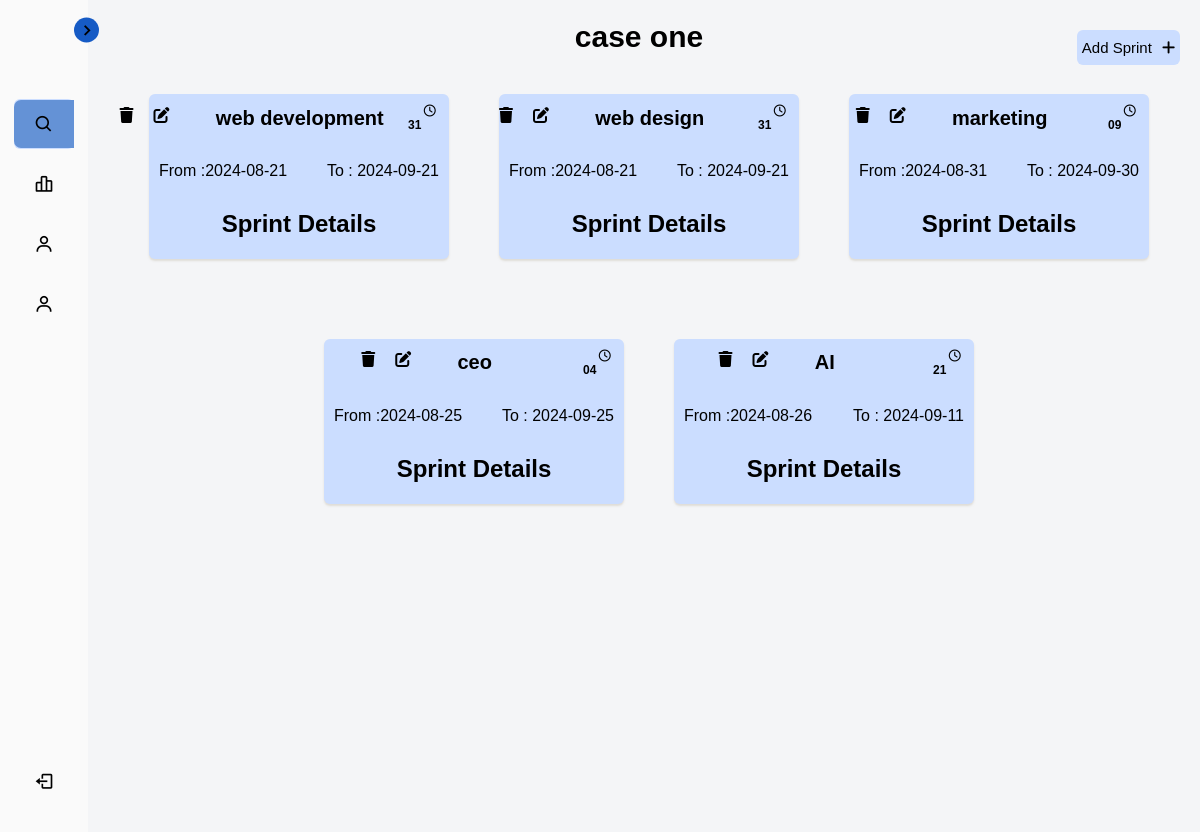
The app's page /user/project_details.php?project_id=37 (signed in) with its own data.
### tables this page shows
CREATE TABLE `projects` (
  `project_id` int(11) NOT NULL,
  `project_name` varchar(255) NOT NULL,
  `user_id` int(11) NOT NULL
);

CREATE TABLE `sprints` (
  `sprint_id` int(11) NOT NULL,
  `sprint_name` varchar(255) NOT NULL,
  `sprint_start` date NOT NULL,
  `sprint_end` date NOT NULL,
  `project_id` int(11) NOT NULL
);

### user/project_details.php (the view, shortened to what this page needs)
<?php
include 'connection.php';
$search=false;
if(isset($_GET['project_id'])){
    $project_id=$_GET['project_id'];
    $select_project="SELECT * FROM `projects` WHERE `project_id` = $project_id";
    $run_project=mysqli_query($connect,$select_project);
    $fetch=mysqli_fetch_assoc($run_project);
    $name_project=$fetch['project_name'];
$select_sprint="SELECT * FROM `sprints` WHERE `project_id` =$project_id";
$run_sprint=mysqli_query($connect,$select_sprint);
}
$project_id=$_SESSION['project'];
?>
<!DOCTYPE html>
<html lang="en">
<head>
    <link rel="stylesheet" href="./css/sprintss.css">
    <link href='https://unpkg.com/boxicons@2.1.1/css/boxicons.min.css' rel='stylesheet'>
    <link rel="stylesheet" href="https://cdnjs.cloudflare.com/ajax/libs/font-awesome/6.6.0/css/all.min.css"
 />
</head>
<body>
<nav class="sidebar close">
        <header>
            <div class="image-text">
            </div>
            <i class='bx bx-chevron-right toggle'></i>
        </header>
        <div class="menu-bar">
            <div class="menu">
<li class="search-box">
                    <form action="" class="ser" method="POST">
                        <button name="search_btn" type="submit" class="ser-btn">
                            <i class='bx bx-search icon'></i>
                       </button>
                    </form>
                </li>
                <ul class="menu-links">
                    <li class="nav-link">
                        <a href="./dashboard2.php">
                            <i class='bx bx-bar-chart-alt-2 icon'></i>
                        </a>
                    </li>
                    <li class="nav-link">
                        <a href="./profile.php">
                            <i class='bx bx-user icon'></i>
                        </a>
                    </li>
                    <div class="p-m" >
                        <li class="nav-link">
                            <a href="#" class="project-members-link">
                                <i class='bx bx-user icon'></i>
                            </a>
                        </li>
                    </div>
            </div>
            <div class="bottom-content">
                <li class="">
                    <a href="#">
                        <i class='bx bx-log-out icon'></i>
                    </a>
                </li>
            </div>
        </div>
    </nav>
    <section class="home">
        <div class="main-top">
        <h2 class="category">
            <?php echo $name_project; ?> </h2>
<div class="bts">
<a href="add_sprint.php?pid=<?php echo $project_id?>" class="add-btn2">
    Add Sprint
    <i class="fa-solid fa-plus" style="margin-left: 10px;"></i>
</a>
</div>
</div>
<?php if ($search) { ?>
<div class="container bootstrap snippets bootdeys">
    <?php foreach($run_select_search as $data){
        $time= $data['sprint_end'];
        $end_time=strtotime("$time");
        $time_now=strtotime("today");
        ?>
<div class="row">
    <div class="col-md-4 col-sm-6 content-card">
        <div class="card-big-shadow">
            <div class="card card-just-text" data-background="color" data-color="blue" data-radius="none">
                <div class="content">
                    <div class="hehe">
                        <div class="del-edit">
                        <div class="mini-del-edit">
                        <a href="project_details.php?delete=<?php echo $data[ 'sprint_id']?>">delete </a>
                        <a href="add_sprint.php?pid=<?php echo $project_id ?>&&sprint_id=<?php echo $data[ 'sprint_id']?>">edit </a>
                        </div>
                        <h2 class="description"> <?php echo $data['sprint_name']; ?></h2>
                        </div>
                        <?php if($time_now<$end_time) {
                            $days_left=$end_time-$time_now;
                            ?>
                                    <h1><i class="fa-regular fa-clock" style="margin-left: 30px;"></i> <?php echo date("d",$days_left);?></h1>
                                    <?php }else{?>
                                        <h1><i class="fa-regular fa-clock" style="margin-left: 30px;"></i> end</h1>
                                        <?php } ?>
                                    </div>
                                    <div class="view-task">
                                    <span>From :<?php echo $data['sprint_start']; ?></span>
                                    <span>To : <?php echo $data['sprint_end'];?></span>
                                    <!-- <a href="../html/task details.html">
                                        <span>
                                            <i class="fa-solid fa-circle-info" style="color: black;"></i>
                                        </span>
                                    </a> -->
                                </div>
                                <h4 class="title"><a href="sprint_details.php?project_id=<?php echo $project_id ?>&&sprint_id=<?php echo $data['sprint_id']?>">Sprint Details</a></h4>
                            </div>
                            </div>
                    </div>
                </div>
            </div>
            <?php }?>
            <?php } else {?>
<div class="container bootstrap snippets bootdeys">
    <?php foreach($run_sprint as $data){
        $time= $data['sprint_end'];
        $end_time=strtotime("$time");
        $time_now=strtotime("today");
        ?>
<div class="row">
    <div class="col-md-4 col-sm-6 content-card">
        <div class="card-big-shadow">
            <div class="card card-just-text" data-background="color" data-color="blue" data-radius="none">
                <div class="content">
                    <div class="hehe">
                        <div class="del-edit">
                            <div class="mini-del-edit">
<a href="project_details.php?delete=<?php echo $data[ 'sprint_id']?>"><i class="fa-solid fa-trash"></i> </a>
                        <a href="add_sprint.php?pid=<?php echo $project_id ?>&&sprint_id=<?php echo $data[ 'sprint_id']?>"><i class="fa-solid fa-pen-to-square"></i></a>
                            </div>
                        <h2 class="description"> <?php echo $data['sprint_name']; ?></h2>
                        </div>
                        <?php if($time_now<$end_time) {
                            $days_left=$end_time-$time_now;
                            ?>
                                    <h1><i class="fa-regular fa-clock" style="margin-left: 30px;"></i> <?php echo date("d",$days_left);?></h1>
                                    <?php }else{?>
                                        <h1><i class="fa-regular fa-clock" style="margin-left: 30px;"></i> end</h1>
                                        <?php } ?>
                                    </div>
                                    <div class="view-task">
                                    <span>From :<?php echo $data['sprint_start']; ?></span>
                                    <span>To : <?php echo $data['sprint_end'];?></span>
                                </div>
                                <h4 class="title"><a href="sprint_details.php?project_id=<?php echo $project_id ?>&&sprint_id=<?php echo $data['sprint_id']?>">Sprint Details</a></h4>
                            </div>
                            </div>
                    </div>
                </div>
            </div>
            <?php  } }?>
        </div>
    </section>
</body>
</html>

### records on screen
projects: project_name "case one"
sprints: sprint_name "web development", sprint_start "2024-08-21", sprint_end "2024-09-21"
sprints: sprint_name "web design", sprint_start "2024-08-21", sprint_end "2024-09-21"
sprints: sprint_name "marketing", sprint_start "2024-08-31", sprint_end "2024-09-30"
sprints: sprint_name "ceo", sprint_start "2024-08-25", sprint_end "2024-09-25"
sprints: sprint_name "AI", sprint_start "2024-08-26", sprint_end "2024-09-11"
